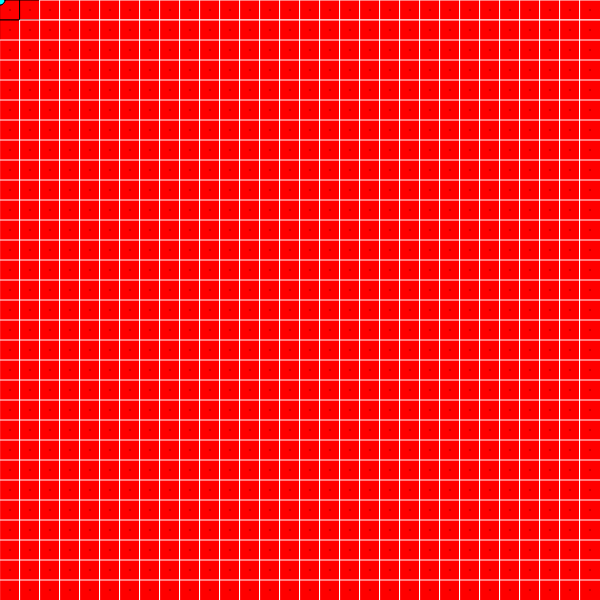
Frame 1 (no input)
Frame 60 (no input): identical to frame 1, image omitted
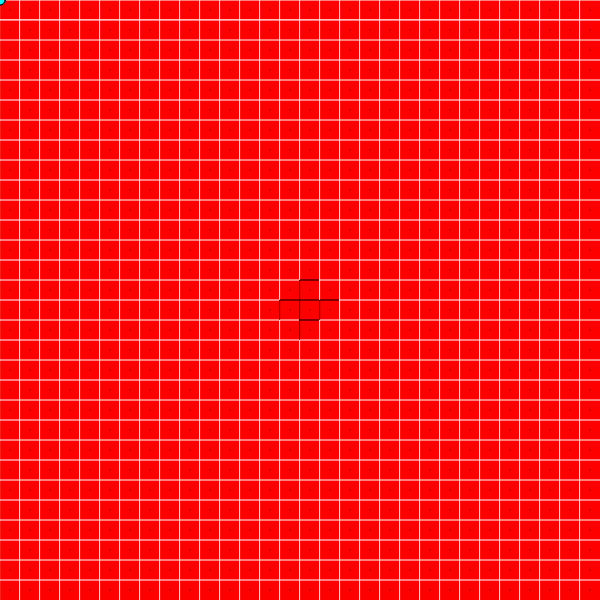
Frame 120 (the mouse pressed at the canvas centre since frame 60)

The p5.js sketch that drew these frames (run headless with seeded random() and noise() and a simulated clock; from frame 60 on, the mouse is pressed at the canvas centre):

// p5.js sketch
// ── sketch.js
let xc = 30;
let yc = 30;
let xs;
let ys;

let cells = {};

let balls = [];
let ballAngs = 20;
let ballVels = 20;
let as;
let vs;
let maxVel = 14;

let brush;
let bs;
let mode = 0;

let start = {x: 0, y: 0};
let goal = {x: 0, y: 0};

let results;
let resultsShowing = false;

let aStep;
let velStep;

function setup() {
  createCanvas(600, 600);
  xs = width / xc;
  ys = height / yc;
  as = width / ballAngs;
  vs = height / ballVels;
  
  aStep = TWO_PI / ballAngs;
  velStep = maxVel / ballVels;
  
  for (let i = 0; i < xc; i++) {
    cells[i] = {};
  
    for (let j = 0; j < yc; j++) {
      cells[i][j] = new Cell(i, j);
    }
  }
  
  brush = createSlider(1, 10, 1);
  brush.position(width, 0);
  button = createButton('Increase/Decrease Height');
  button.position(0, height);
  button.mousePressed(() => {mode = 0;});
  button = createButton('Level Ground');
  button.position(0, height + 30);
  button.mousePressed(() => {mode = 1;});
  button = createButton('Clear Map');
  button.position(0, height + 90);
  button.mousePressed(() => {loadMap(0);});
  button = createButton('Load Map 1');
  button.position(200, height);
  button.mousePressed(loadSine);
  button = createButton('Load Map 2');
  button.position(200, height + 30);
  button.mousePressed(() => {loadMap(1);});
  button = createButton('Load Map 3');
  button.position(200, height + 60);
  button.mousePressed(() => {loadMap(2);});
  button = createButton('Save Map');
  button.position(200, height + 90);
  button.mousePressed(saveMap);
  button = createButton('Simulate');
  button.position(300, height);
  button.mousePressed(simulate);
  button = createButton('Place Start');
  button.position(300, height + 30);
  button.mousePressed(() => {mode = 2;});
  button = createButton('Place Goal');
  button.position(300, height + 60);
  button.mousePressed(() => {mode = 3;});
  
  results = createCheckbox('Show Results', false);
  results.changed(resultsChanged);
  results.position(400, height);
}


function draw() {
  for (const b of balls) {
    b.update();
  }
  if (resultsShowing) {
    background(0);
    if (balls.length != ballVels * ballAngs) return;
    noStroke();
    let cnt = 0;
    for (let j = ballVels-1; j >= 0; j--) {
      let r = width * j/ballVels;
      for (let i = 0; i < ballAngs; i++) {
        let t = (abs(balls[cnt].x - goal.x) + abs(balls[cnt].y - goal.y)) / 100;
        if (t > 1) t = 1;
        fill(t * 255, (1-t) * 255, 0);
        arc(width/2, height/2, r, r, -(i+1/2) * aStep + HALF_PI, -(i-1/2) * aStep + HALF_PI);
        cnt++;
      }
    }
  }
  else {
    bs = brush.value();
    background(0);

    stroke(255);
    strokeWeight(1);
    textAlign(CENTER);

    for (let i = 0; i < xc; i++) {
      for (let j = 0; j < yc; j++) {
        cells[i][j].show();
      }
    }

    for (const b of balls) {
      b.show();
    }

    fill(0, 0, 255);
    circle(goal.x, goal.y, 10);
    fill(0, 255, 255);
    circle(start.x, start.y, 10);

    // frameRate();
  }
}

function mouseDragged() {
  mouse();
}

function mouseClicked() {
  mouse();
}

function mouse() {
  if (resultsShowing) return;
  let x = floor(mouseX / xs);
  let y = floor(mouseY / ys);
  if (x < 0 || x >= xc || y < 0 || y >= yc) return;
  if (mode == 0) {
    for (let i = x - bs; i <= x + bs; i++) {
      for (let j = y - bs; j <= y + bs; j++) {
        if (i >= 0 && i < xc && j >= 0 && j <= yc && abs(x - i) + abs(y - j) <= bs) {
          cells[i][j].click(!keyIsDown(SHIFT));
          cells[i][j].update(true);
        }
      }
    }
  }
  else if (mode == 1) {
    let avg = 0;
    let cnt = 0;
    for (let i = x - bs; i <= x + bs; i++) {
      for (let j = y - bs; j <= y + bs; j++) {
        if (i >= 0 && i < xc && j >= 0 && j <= yc && abs(x - i) + abs(y - j) <= bs) {
          cnt++;
          avg += cells[i][j].h;
        }
      }
    }
    avg = floor(avg/cnt);
    for (let i = x - bs; i <= x + bs; i++) {
      for (let j = y - bs; j <= y + bs; j++) {
        if (i >= 0 && i < xc && j >= 0 && j <= yc && abs(x - i) + abs(y - j) <= bs) {
          cells[i][j].h = avg;
          cells[i][j].update(true);
        }
      }
    }
  }
  else if (mode == 2) {
    start = {x: mouseX, y: mouseY};
  }
  else if (mode == 3) {
    goal = {x: mouseX, y: mouseY};
  }
}

function simulate() {
  balls = [];
  let a = 0;
  let v = maxVel;
  
  for (let j = 0; j < ballVels; j++) {
    for (let i = 0; i < ballAngs; i++) {
      balls.push(new Ball(start.x, start.y, v * sin(a), v * cos(a), j, i));
      a += aStep;
    }
    v -= velStep;
  }
}

function loadSine() {
  balls = [];
  for (let i = 0; i < xc; i++) {
    for (let j = 0; j < yc; j++) {
      cells[i][j].h = 5 * sin(((i - xc/2.0) * (i - xc/2.0) + (j - yc/2.0) * (j - yc/2.0))/40 + 2) + 5;
      cells[i][j].update(true);
    }
  }
}

function loadMap(id) {
  balls = [];
  let m;
  let cnt = 0;
  if (id == 0) m = 0;
  if (id == 1) m = gs;
  if (id == 2) m = m3;

  for (let i = 0; i < xc; i++) {
    for (let j = 0; j < yc; j++) {
      cells[i][j].h = m == 0 ? 0 : m[cnt];
      cells[i][j].update(true);
      cnt++;
    }
  }
}

function saveMap() {
  let save = [];
  for (let i = 0; i < xc; i++) {
    for (let j = 0; j < yc; j++) {
      save.push(cells[i][j].h);
    }
  }
  console.log(JSON.stringify(save));
}

function resultsChanged() {
  resultsShowing = results.checked();
}

let gs = [0,0,0,0,0,0,0,0,0,1,1,2,4,5,7,1,2,0,0,0,0,0,0,0,0,0,0,0,0,0,0,0,0,0,0,0,0,0,0,0,2,3,3,8,7,6,4,2,0,0,0,0,0,0,0,0,0,0,0,0,0,0,0,0,0,0,0,0,0,1,8,7,7,9,10,10,7,2,0,0,0,0,0,0,0,0,0,0,0,0,0,0,0,0,0,0,0,0,0,6,7,8,5,10,10,10,10,2,0,0,0,0,0,0,0,0,0,0,0,0,0,0,0,0,0,0,0,0,9,4,7,2,0,3,10,10,10,4,0,0,0,0,0,0,0,0,0,0,0,0,0,0,0,0,0,0,0,7,10,10,2,2,3,2,7,10,10,6,5,0,0,0,0,0,0,0,0,0,0,0,0,0,0,0,0,0,0,3,10,5,2,7,6,4,9,10,10,8,4,6,0,0,0,0,0,0,0,0,0,0,0,0,0,0,0,0,1,2,7,4,6,4,6,2,1,10,8,6,9,5,5,0,0,0,1,0,0,0,0,0,0,0,0,0,0,0,1,4,7,7,3,6,3,1,5,7,10,8,5,8,3,4,0,2,1,1,0,0,0,0,0,0,0,0,0,1,3,10,8,9,5,4,5,2,1,10,10,10,7,3,9,2,3,1,2,0,0,0,0,0,0,0,0,0,0,0,8,8,10,6,6,5,4,2,2,5,10,10,10,10,6,6,1,1,0,0,0,0,0,0,0,0,0,0,0,3,6,10,9,7,4,3,2,0,1,7,10,10,7,8,7,4,1,1,0,0,0,0,0,0,0,0,0,0,0,1,6,10,10,7,2,2,0,0,0,10,10,10,7,9,7,4,4,0,0,0,0,0,0,0,0,0,0,0,0,1,5,8,10,2,1,1,1,0,2,10,10,10,7,10,10,5,4,1,2,0,0,0,0,0,0,0,0,0,1,3,6,10,5,1,0,2,0,0,1,10,10,5,8,10,10,10,8,5,2,2,0,0,0,0,0,0,0,0,1,4,8,9,5,1,1,1,1,0,4,9,10,5,7,10,10,10,10,5,3,0,0,0,0,0,0,0,0,0,0,3,7,10,3,0,0,1,0,0,2,10,8,5,10,10,10,10,8,1,1,0,0,0,0,0,0,0,0,0,1,4,10,10,7,1,0,0,0,0,3,10,10,9,10,10,10,10,5,2,1,1,0,0,0,0,0,0,0,0,0,4,8,10,4,0,0,0,0,0,4,10,10,8,10,10,10,8,4,7,2,0,0,0,0,0,0,0,0,0,1,3,7,9,5,2,0,0,0,0,2,10,8,5,10,10,8,4,8,7,4,0,0,0,0,0,0,0,0,0,0,1,6,10,6,1,1,0,0,0,4,10,9,7,10,10,7,6,6,7,2,0,0,0,0,0,0,0,0,0,0,2,7,10,10,4,2,1,0,0,3,10,10,6,10,7,9,6,6,5,0,0,0,0,0,0,0,0,0,0,0,0,4,10,10,10,4,1,0,0,3,10,10,5,4,7,4,5,3,0,0,0,0,0,0,0,0,0,0,0,0,0,0,5,10,8,4,0,1,0,7,8,9,3,4,2,5,0,0,0,0,0,0,0,0,0,0,0,0,0,0,0,0,3,7,9,3,10,4,5,4,10,4,1,0,2,0,0,0,0,0,0,0,0,0,0,0,0,0,0,0,0,0,0,5,4,10,10,10,3,10,6,6,2,0,0,0,0,0,0,0,0,0,0,0,0,0,0,0,0,0,0,0,0,0,3,7,10,10,5,10,8,5,1,0,0,0,0,0,0,0,0,0,0,0,0,0,0,0,0,0,0,0,0,0,0,1,5,3,10,10,8,3,1,0,0,0,0,0,0,0,0,0,0,0,0,0,0,0,0,0,0,0,0,0,0,0,1,6,9,10,3,2,1,0,0,0,0,0,0,0,0,0,0,0,0,0,0,0,0,0,0,0,0,0,0,0,0,2,6,3,0,1,0,0,0,0,0,0,0,0,0,0,0,0,0];
let m3 = [0,0,0,0,0,0,3,3,1,2,0,0,0,5,6,6,7,4,7,5,6,9,10,10,8,5,3,5,3,0,0,0,0,0,0,3,6,7,6,7,10,6,5,7,10,10,7,8,5,10,10,9,10,5,2,3,5,8,10,10,0,0,0,0,0,0,3,3,5,10,10,10,10,9,10,7,3,0,2,3,4,3,2,0,0,0,0,8,10,10,0,0,0,0,0,0,0,0,5,10,10,10,6,6,9,2,0,0,0,0,0,0,0,0,0,0,0,0,3,0,0,0,0,0,6,2,5,10,10,8,5,5,10,3,5,3,0,0,0,0,0,0,0,0,0,0,0,0,0,0,0,0,0,6,10,10,10,10,10,10,10,10,10,10,6,0,0,0,0,0,0,0,0,0,0,0,0,0,0,0,0,0,0,7,10,10,9,10,10,10,10,10,10,10,7,3,3,0,0,0,3,0,0,0,0,0,0,0,0,0,0,0,5,10,10,10,4,2,7,10,9,9,10,10,10,10,6,8,2,6,0,0,0,3,2,0,0,0,3,0,0,0,4,10,10,7,0,0,2,4,7,10,10,10,10,10,10,10,10,2,0,0,0,7,10,5,0,6,9,3,0,0,5,10,10,10,7,0,0,0,5,9,10,5,10,10,10,10,10,9,0,0,0,7,10,10,8,9,10,10,0,0,4,10,10,10,10,10,0,0,0,4,1,7,9,10,10,10,5,4,0,0,0,2,10,10,10,6,10,5,0,0,0,4,3,10,10,10,10,0,1,1,3,0,10,10,10,8,1,2,2,0,0,0,0,10,10,10,2,1,0,0,0,3,3,8,10,10,10,10,0,3,2,3,0,10,10,10,3,4,0,0,0,6,5,7,10,7,3,0,0,0,3,3,9,10,10,10,10,8,9,0,3,3,1,1,10,10,10,8,6,0,7,10,10,10,10,4,2,0,0,0,0,6,5,9,10,7,10,10,10,6,2,3,2,0,10,10,10,10,4,0,0,8,10,10,10,10,0,0,0,0,0,2,9,8,5,10,10,10,10,10,3,2,0,0,0,10,10,10,0,0,0,0,2,4,10,10,10,0,0,0,0,1,5,10,9,9,10,10,10,8,1,0,0,0,0,6,10,10,6,0,0,0,0,0,3,10,10,9,0,0,0,1,9,10,10,10,10,10,10,6,0,0,0,0,0,10,10,10,3,0,0,0,0,0,0,10,10,10,0,0,0,1,4,10,10,10,10,10,10,5,0,0,0,0,0,9,10,10,3,0,0,0,0,0,4,8,10,4,0,0,0,0,3,8,10,10,10,10,10,4,0,0,0,1,0,7,10,7,5,0,0,0,0,1,10,8,8,3,0,0,0,0,4,8,10,10,10,10,10,7,0,0,3,1,1,1,10,10,10,5,0,0,0,10,10,10,2,0,0,0,0,0,0,9,10,9,10,9,10,4,2,0,0,1,0,0,6,10,10,2,0,0,4,9,10,3,0,0,0,0,0,0,2,8,8,9,7,10,10,10,0,0,0,0,0,0,0,7,7,7,7,5,5,6,6,0,0,0,0,0,0,0,3,8,10,10,8,7,10,9,8,1,0,0,0,0,0,0,6,8,10,10,10,6,1,1,0,0,0,0,0,0,3,10,10,10,10,10,10,10,10,10,1,0,0,0,0,0,0,1,6,10,8,5,1,0,0,0,0,0,0,0,0,5,10,10,10,10,10,10,10,5,4,0,0,0,0,0,0,0,0,0,5,0,0,0,0,4,0,0,0,0,0,0,3,7,10,10,10,10,8,9,5,8,2,0,0,0,0,0,0,0,0,0,0,0,10,7,0,0,0,0,0,0,0,1,2,3,0,6,9,10,10,7,9,7,4,0,0,0,0,0,0,0,1,10,10,10,0,0,0,0,0,0,0,0,0,0,0,0,6,9,9,10,9,10,9,10,6,4,5,6,3,6,10,7,10,0,0,0,0,0,0,0,0,0,0,0,0,0,0,3,9,3,2,5,10,10,10,10,10,10,10,10,10,10,0,0];

// ── Ball.js
class Ball {
  constructor(x, y, vx, vy, j, i) {
    this.x = x;
    this.y = y;
    this.vx = vx;
    this.vy = vy;
    this.j = j;
    this.i = i;
    this.stopped = false;
  }
  
  show() {
    if (this.stopped) return;
    stroke(0);
    fill(255, 255, 0);
    circle(this.x, this.y, 6);
  }
  
  update() {
    if (this.stopped) return;
    let cx = floor(this.x / xs);
    if (cx == xc) cx--;
    let cy = floor(this.y / ys);
    if (cy == yc) cy--;
    this.vx += cells[cx][cy].v.x;
    this.vy += cells[cx][cy].v.y;
    this.vx *= 0.99;
    this.vy *= 0.99;
    this.x += this.vx;
    this.y += this.vy;
    
    if (this.x < 0) { 
      this.x = -this.x;
      this.vx = -this.vx;
    }
    if (this.y < 0) { 
      this.y = -this.y;
      this.vy = -this.vy;
    }
    if (this.x >= width) { 
      this.x = 2 * width - this.x;
      this.vx = -this.vx;
    }
    if (this.y >= height) { 
      this.y = 2 * height - this.y;
      this.vy = -this.vy;
    }
    
    if ((this.x - goal.x) * (this.x - goal.x) + (this.y - goal.y) * (this.y - goal.y) <= 100) {
      // g[this.i][this.j] = true;
      this.stopped = true;
    }
    if (abs(this.vx) < 0.001 && abs(this.vy) < 0.001) this.stopped = true;
  }
}

// ── Cell.js
let mx = [0, 1, 0, -1, -1, -1, 1, 1];
let my = [1, 0, -1, 0, 1, -1, -1, 1];

class Cell {
  constructor(x, y) {
    this.x = x;
    this.y = y;
    this.h = 0;
    this.m = [];
    
    for (let m = 0; m < 8; m++) {
      let nx = this.x + mx[m];
      let ny = this.y + my[m];
      if (nx < 0 || nx >= xc || ny < 0 || ny >= yc) continue;
      this.m.push({x:nx, y:ny}); 
    }
    
    this.v = {x: 0, y: 0};
  }
  
  show() {
    stroke(255);
    if ((mode == 0 || mode == 1) && abs(floor(mouseX / xs) - this.x) + abs(floor(mouseY / ys) - this.y) <= bs) stroke(0);
    fill(255 * (1 - this.h/10), 255 * this.h / 10, 0);
    rect(this.x * xs, this.y * ys, (this.x+1) * xs, (this.y+1) * ys); 
    //text(this.h, (this.x + 0.5) * xs, (this.y + 0.5) * ys);
    
    stroke(0);
    line((this.x + 0.5) * xs, (this.y + 0.5) * ys, (this.x + 0.5 + this.v.x / 2) * xs, (this.y + 0.5 + this.v.y / 2) * ys);
  }
  
  click(b) {
     if (b) this.h++;
     else this.h--;
     
     if (this.h > 10) this.h = 10;
     if (this.h < 0) this.h = 0;
  }
  
  update(f) {
    let sx = 0;
    let sy = 0;
    for (const n of this.m) {
      let dh = cells[n.x][n.y].h - this.h;
      if (n.x != this.x) sx -= dh / (n.x - this.x);
      if (n.y != this.y) sy -= dh / (n.y - this.y);
    }
   
    if (f) {
      for (const n of this.m) {
        cells[n.x][n.y].update(false);
      }
    }
   
    this.v = {x:sx / 30, y:sy / 30};
  }
}
